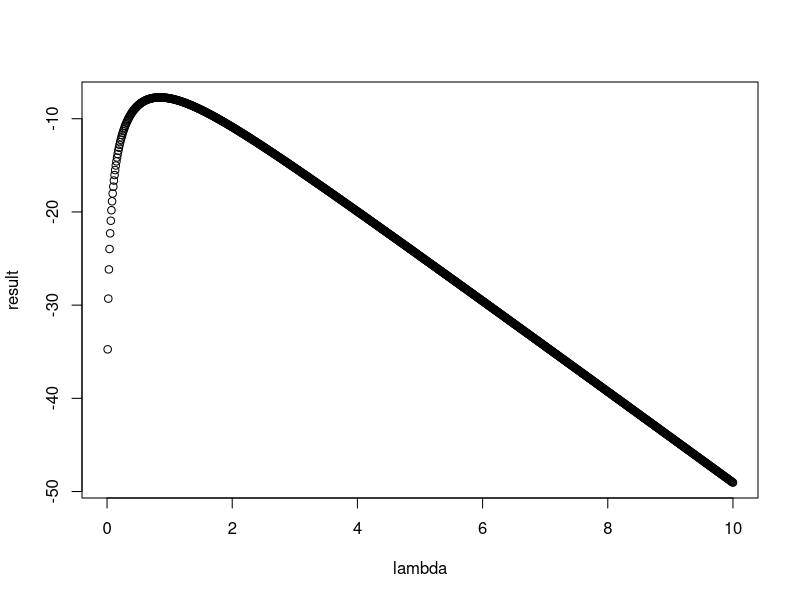

R code for this plot:
t = c(0.32,1.94,1.91,0.97,1.60,0.28,0.84,1.83,1.58,1.92,1.70,1.87)
delta = c(1, 1, 0, 1, 1, 0, 0, 1, 1, 1, 1, 0)

Ft = function(t,lambda){
  return(1-exp(-lambda*t))
}

Ltlambda = function(lambda){
  sum(log( Ft(t,lambda)^delta*(1-Ft(t,lambda))^(1-delta) ))
}

Lprime = function(lambda){
   sum( (- lambda * delta * exp(- lambda *t))/(1- exp(-lambda * t)) - 
    (1-delta)*lambda * t)
} 


lambda = 3
for(i in 1:10){
  lambda = lambda - Ltlambda(lambda)/Lprime(lambda)  
}
lambda = seq(0,10,by = 0.01)

result = rep(0, length(lambda))
for(i in 1:length(result)){
  result[i] = Ltlambda(lambda[i])}

plot(lambda,result)
lambda[which(max(result)==result)]